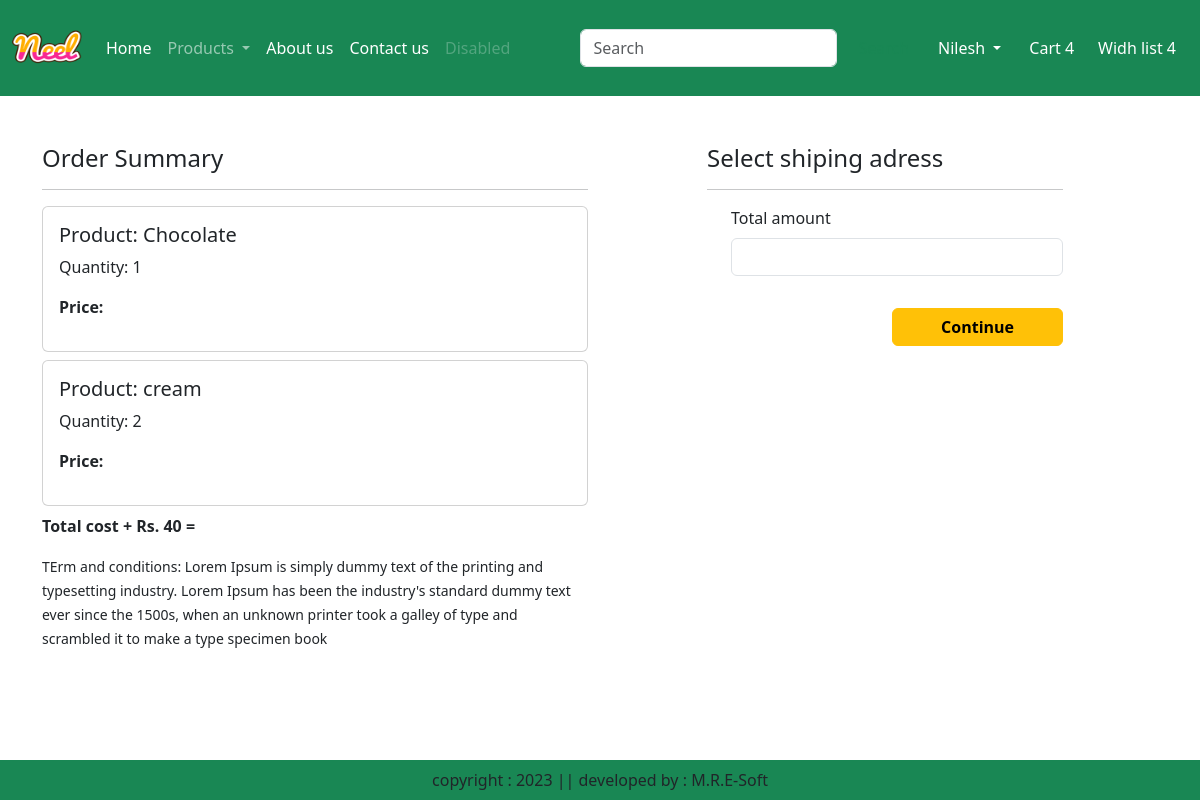
Screenshot of /checkout/ (signed in) with the database file from the repository.
### app/models.py (models this page shows, shortened)
class Cart(models.Model):
    user = models.ForeignKey(User,on_delete=models.CASCADE)
    product = models.ForeignKey(Product, on_delete=models.CASCADE)
    quantity = models.PositiveIntegerField(default=1)

class Product(models.Model):
    title = models.CharField(max_length=100)
    selling_price = models.FloatField()
    discounted_price = models.FloatField()
    description = models.TextField()
    composition = models.TextField(default='')
    prodapp = models.TextField(default='')
    category = models.CharField(choices=CATEGORY_CHOICES, max_length=2)
    product_image = models.ImageField(upload_to='product')

### app/views.py (the view)
# urls.py: path('checkout/', views.checkout.as_view(), name="checkout"),
class checkout(View):
    def get(self, request):
        user = request.user
        if not user.is_authenticated:
            return redirect("login")
        customer = Customer.objects.filter(user=user).first()
        if not customer:
            return redirect("customer_create")
        cart_items = Cart.objects.filter(user=user)
        famount = 0
        for item in cart_items:
            if not item.product:
                continue
            value = item.quantity * item.product.discounted_price
            famount += value
        total_amount = famount + 40
        context = {
            "customer": customer,
            "cart_items": cart_items,
            "total_amount": total_amount,
        }
        return render(request, "app/checkout.html", context)

### app/templates/app/checkout.html (shortened to what this page needs)
{% extends 'app/base.html' %}
{% load static %}
{% block main-content %}
<div class="container">
<div class="row mt-5">
    <div class="col-sm-6">
        <h4>Order Summary</h4>
        <hr>
        {% for item in cart_items %}
            <div class="card mb-2">
                <div class="card-body">
                    <h5> Product: {{item.product.title}}</h5>
                    <p> Quantity: {{item.quantity}}</p>
                    <p class="fw-bold"> Price: {{item.product.discounted.price}}</p>
                </div>
            </div>
        {% endfor %}
        <p class="fw-bold">Total cost + Rs. 40 = {{totalamount}}</p>
            <small>TErm and conditions: Lorem Ipsum is simply dummy text of the printing and typesetting industry. Lorem Ipsum has been the industry's standard dummy text ever since the 1500s, when an unknown printer took a galley of type and scrambled it to make a type specimen book</small>
        </div>
        <div class="col-sm-4 offset-sm-1">
            <h4> Select shiping adress </h4>
            <hr>
            <form method="post" id="myform">
                    <div class="form-check mb-3">
                        <label for="totalamount" class="form-label">Total amount </label>
                        <input type="number" class="form-control" name="totalamount" value={{totalamount}}readonly>
                    </div>
                    <div class="text-end">
                        <button type="submit" class="btn btn-warning mt-3 px-5 fw-bold"> Continue</button>
                    </div>
                    </form>
                </div>
            </div>
        </div>
{% endblock main-content %}

### rows the page displays
Cart: product "Chocolate", quantity "1"
Cart: product "cream", quantity "2"
